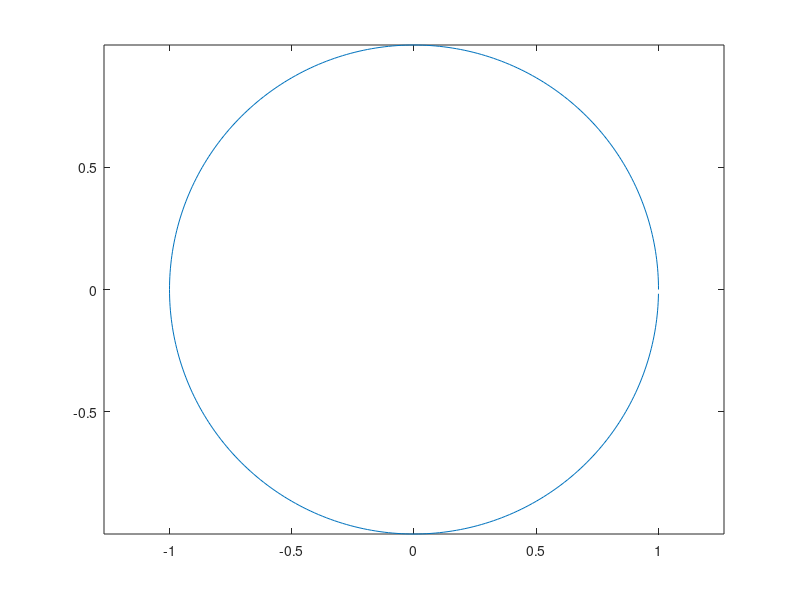
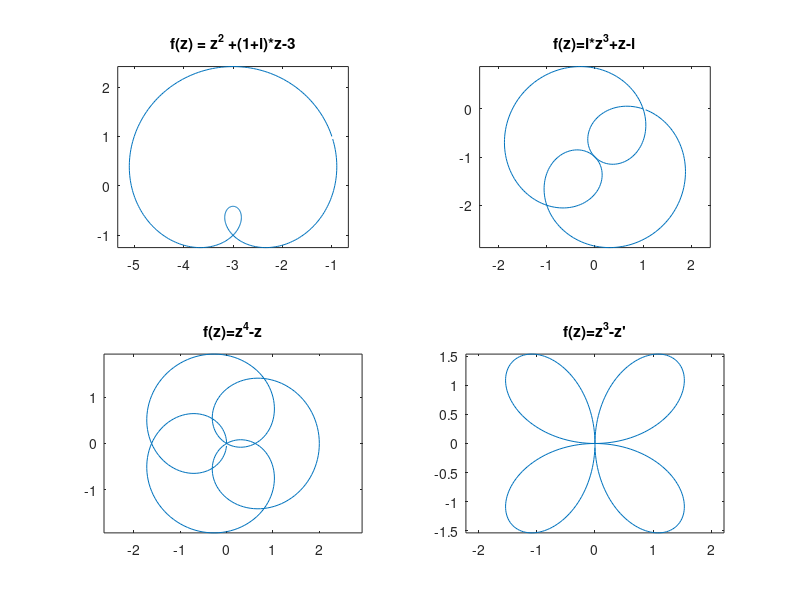
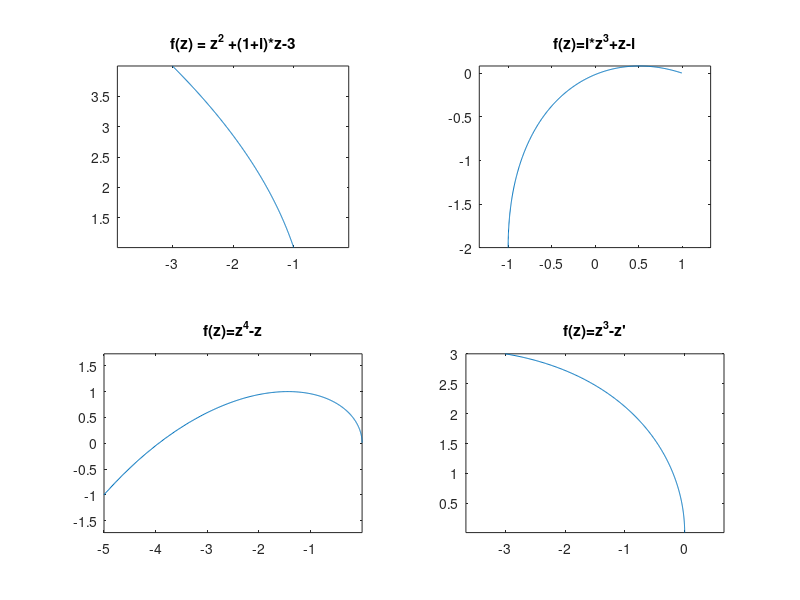

These charts were generated, in order, by the following MATLAB code:
%generating the unit circle and the line segment
%-----------------------------------------------
uc=[];  %vector that contains the sample points of the unit circle
ls=[];  %vector that contains the sample points of the line segment
theta=0;
for k = 1:360
    uc(k)=cos(theta)+i*sin(theta);
    ls(k)=1+(k/360)*i;
    theta=theta+(pi/180);
end
%plotting the unit circle
%------------------------
figure(1); %figure containing the unit circle
figure(2); %figure containing the unit circle mappings
figure(3); %figure containing the line segment mappings
figure(1);
plot(real(uc),imag(uc));
axis equal;
%generating the image of the unit circle and the line under the complex mapping 
%?(?) = ?^2 +(1+?)??3.
%---------------------------------------------------------------------------
u1=uc;
u1=u1.^2+u1.*(1+i)-3;
l1=ls;
l1=l1.^2+l1.*(1+i)-3;
figure(2);
subplot(2,2,1);
plot(real(u1),imag(u1));
title('f(z) = z^2 +(1+i)*z-3');
axis equal;
figure(3);
subplot(2,2,1);
plot(real(l1),imag(l1));
title('f(z) = z^2 +(1+i)*z-3');
axis equal;
%generating the image of the unit circle and the line under the complex mapping 
%?(?) = ?*?^3+???.
%-----------------------------------------------------------------------------
u2=uc;
u2=(u2.^3).*i+u2-i;
l2=ls;
l2=(l2.^3).*i+l2-i;
figure(2);
subplot(2,2,2);
plot(real(u2),imag(u2));
title('f(z)=i*z^3+z-i');
axis equal;
figure(3);
subplot(2,2,2);
plot(real(l2),imag(l2));
title('f(z)=i*z^3+z-i');
axis equal;
%generating the image of the unit circle and the line under the complex mapping 
%?(?)=?^4-z.
%------------------------------------------------------------------------------
u3=uc;
u3=u3.^4-u3;
l3=ls;
l3=l3.^4-l3;
figure(2);
subplot(2,2,3);
plot(real(u3),imag(u3));
title('f(z)=z^4-z');
axis equal;
figure(3);
subplot(2,2,3);
plot(real(l3),imag(l3));
title('f(z)=z^4-z');
axis equal;
%generating the image of the unit circle and the line under the complex mapping 
%?(?)=?^3???.
%----------------------------------------------------------------------------
u4=uc;
u4=u4.^3-conj(u4);
l4=ls;
l4=l4.^3-conj(l4);
figure(2);
subplot(2,2,4);
plot(real(u4),imag(u4));
title("f(z)=z^3-z'");
axis equal;
figure(3);
subplot(2,2,4);
plot(real(l4),imag(l4));
title("f(z)=z^3-z'");
axis equal;